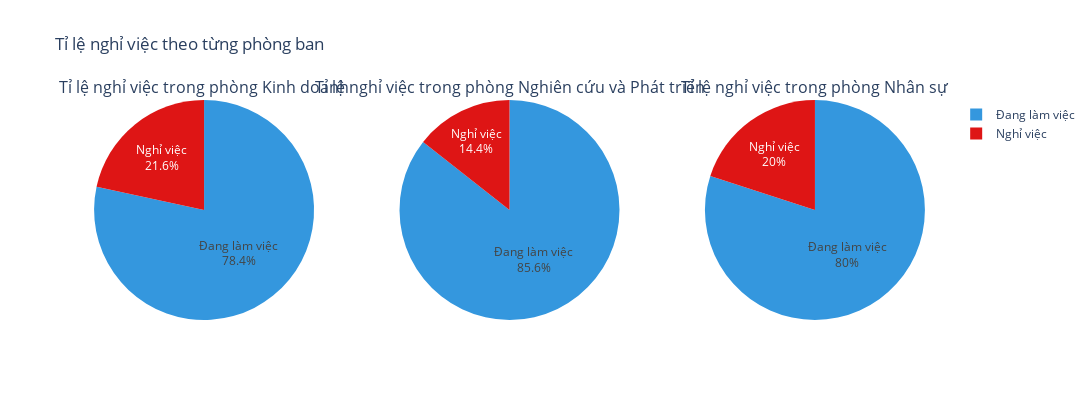

Write notebook code for a chart like this one.
### Markdown cell above
Thông thường trong một số công ty, nhân viên sẽ giữ một phần cổ phiếu của công ty, và trong bộ dữ liệu này ta có trường 'StockOptionLevel' thể hiện sự sở hữu cổ phiếu của công ty của nhân viên theo cấp bậc

### Code cell
dept_sales = df[df['Department'] == 'Sales'].groupby('Attrition').apply(lambda x: x['DailyRate'].count()).reset_index(name='Counts')
dept_rnd = df[df['Department'] == 'Research & Development'].groupby('Attrition').apply(lambda x: x['DailyRate'].count()).reset_index(name='Counts')
dept_hr = df[df['Department'] == 'Human Resources'].groupby('Attrition').apply(lambda x: x['DailyRate'].count()).reset_index(name='Counts')
fig = make_subplots(rows=1, cols=3,
                    specs=[[{'type': 'pie'}, {'type': 'pie'}, {'type': 'pie'}]],
                    subplot_titles=['Tỉ lệ nghỉ việc trong phòng Kinh doanh', 'Tỉ lệ nghỉ việc trong phòng Nghiên cứu và Phát triển', 'Tỉ lệ nghỉ việc trong phòng Nhân sự'])
fig.add_trace(
    px.pie(dept_sales, names='Attrition', values='Counts',labels={"Attrition":"Tình trạng nghỉ việc","Counts":"Số lượng"}).data[0],
    row=1, col=1
)

fig.add_trace(
    px.pie(dept_rnd, names='Attrition', values='Counts',labels={"Attrition":"Tình trạng nghỉ việc","Counts":"Số lượng"}).data[0],
    row=1, col=2
)

fig.add_trace(
    px.pie(dept_hr, names='Attrition', values='Counts',labels={"Attrition":"Tình trạng nghỉ việc","Counts":"Số lượng"}).data[0],
    row=1, col=3
)
fig.update_layout(
    title_text="Tỉ lệ nghỉ việc theo từng phòng ban",
    height=400, width=1400,
    showlegend=True
)
fig.update_traces(
    selector=dict(type='pie'),
    labels=['Đang làm việc' if label == 'No' else 'Nghỉ việc' for label in ['No', 'Yes']],marker=dict(colors=['#3497DE', '#DE1515']
))
fig.update_traces(textposition='inside', textinfo='percent+label')
fig.show()

### Figure 1 — Plotly figure (JSON) as saved in the notebook; plotly's stock layout.template omitted (floating-point values rounded to 4 significant figures)
{"data": [{"domain": {"x": [0, 0.2889], "y": [0, 1]}, "hovertemplate": "Tình trạng nghỉ việc=%{label}<br>Số lượng=%{value}<extra></extra>", "labels": ["Đang làm việc", "Nghỉ việc"], "legendgroup": "", "marker": {"colors": ["#3497DE", "#DE1515"]}, "name": "", "showlegend": true, "textinfo": "percent+label", "textposition": "inside", "type": "pie", "values": [283, 78]}, {"domain": {"x": [0.3556, 0.6444], "y": [0, 1]}, "hovertemplate": "Tình trạng nghỉ việc=%{label}<br>Số lượng=%{value}<extra></extra>", "labels": ["Đang làm việc", "Nghỉ việc"], "legendgroup": "", "marker": {"colors": ["#3497DE", "#DE1515"]}, "name": "", "showlegend": true, "textinfo": "percent+label", "textposition": "inside", "type": "pie", "values": [655, 110]}, {"domain": {"x": [0.7111, 1], "y": [0, 1]}, "hovertemplate": "Tình trạng nghỉ việc=%{label}<br>Số lượng=%{value}<extra></extra>", "labels": ["Đang làm việc", "Nghỉ việc"], "legendgroup": "", "marker": {"colors": ["#3497DE", "#DE1515"]}, "name": "", "showlegend": true, "textinfo": "percent+label", "textposition": "inside", "type": "pie", "values": [40, 10]}], "layout": {"annotations": [{"font": {"size": 16}, "showarrow": false, "text": "Tỉ lệ nghỉ việc trong phòng Kinh doanh", "x": 0.1444, "xanchor": "center", "xref": "paper", "y": 1, "yanchor": "bottom", "yref": "paper"}, {"font": {"size": 16}, "showarrow": false, "text": "Tỉ lệ nghỉ việc trong phòng Nghiên cứu và Phát triển", "x": 0.5, "xanchor": "center", "xref": "paper", "y": 1, "yanchor": "bottom", "yref": "paper"}, {"font": {"size": 16}, "showarrow": false, "text": "Tỉ lệ nghỉ việc trong phòng Nhân sự", "x": 0.8556, "xanchor": "center", "xref": "paper", "y": 1, "yanchor": "bottom", "yref": "paper"}], "height": 400, "showlegend": true, "title": {"text": "Tỉ lệ nghỉ việc theo từng phòng ban"}, "width": 1400}}
